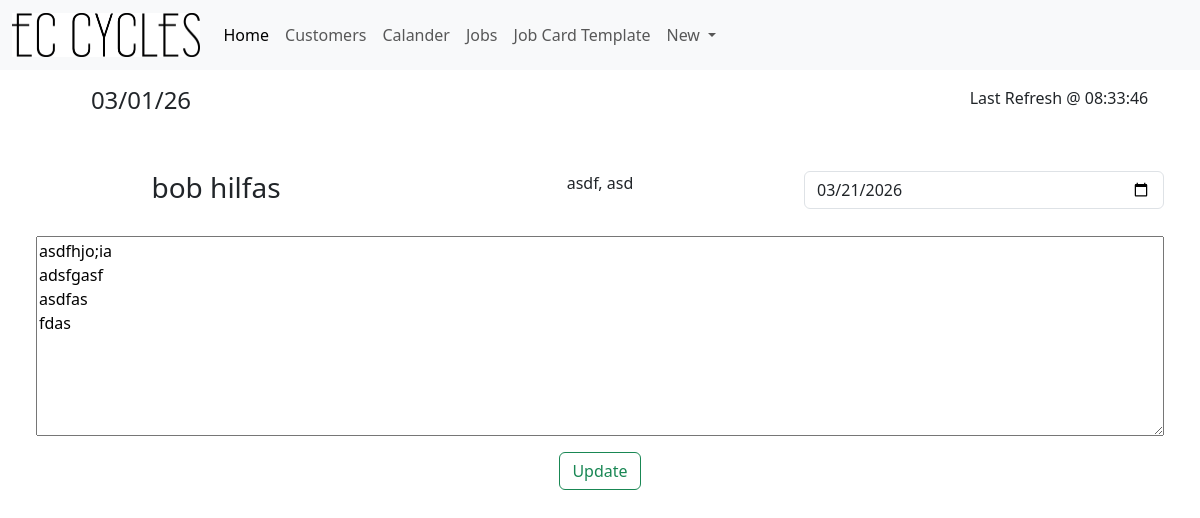
Screenshot of /ViewJobCard/11 with the database file from the repository.
### tables this page shows
CREATE TABLE "Jobs" (
	"JobID"	INTEGER NOT NULL UNIQUE,
	"Cust_ID"	INTEGER NOT NULL,
	"BikeBrand"	TEXT,
	"BikeModel"	TEXT,
	"JobDetails"	TEXT,
	"DueDate"	DATE ,
	PRIMARY KEY("JobID" AUTOINCREMENT)
);

CREATE TABLE "Customers" (
	"Cust_ID"	INTEGER NOT NULL UNIQUE,
	"CustFName"	TEXT NOT NULL,
	"CustLName"	TEXT,
	"CustAddress"	TEXT,
	"CustPNumber"	INTEGER,
	"CustEmail"	INTEGER,
	"CustDetails"	TEXT,
	PRIMARY KEY("Cust_ID" AUTOINCREMENT)
);

### app.py (the view, shortened to what this page needs)
@app.route('/ViewJobCard/<int:id>', methods=['GET', 'POST'] )
def ViewJobCard(id):
   time = time_gen()
   conn = get_db_conn()
   sql = "SELECT jobs.* ,Customers.CustFName,Customers.CustLName FROM Jobs INNER JOIN Customers ON Customers.Cust_ID = Jobs.Cust_ID WHERE JobID=?;"
   JobInfo = conn.execute(sql,(id,)).fetchall()
   return render_template('viewjobcard.html', jobInfo=JobInfo, time=time)

### app.py (called while the page is built)
def time_gen():
    time_dict = {"":""}
    day_info = datetime.datetime.now()
    date = day_info.strftime("%x")
    time = day_info.strftime("%X")
    time_dict["Date"] = date
    time_dict["Time"] = time
    return time_dict

def get_db_conn():
    conn = sqlite3.connect('JobCards.db')
    conn.row_factory = sqlite3.Row
    return conn

### Templates/viewjobcard.html (shortened to what this page needs)
{% extends 'base.html' %}
{% block content %}
<div class="p-5">
   <form method="post">
    <div class="row mb-4 text-center">
      {% for jobInfo in jobInfo %}
        <div class="col-4 themed-grid-col">
            <h3>{{ jobInfo.CustFName }} {{ jobInfo.CustLName }}</h3>
        </div>
        <div class="col-4 themed-grid-col">
            <p>{{ jobInfo.BikeBrand }}, {{ jobInfo.BikeModel }}</p>
        </div>
        <div class="col-4 themed-grid-col">
            <input class="form-control" type="date" value="{{ jobInfo.DueDate }}" name="DueDate" aria-label="Due Date"/>
        </div>
      {% endfor %}
    </div>
  <div class="card-body">
      {% for jobInfo in jobInfo %}
      <textarea name="JobDetails" style="height: 200px;" class="col-12">{{ jobInfo.JobDetails }}</textarea>
      {% endfor %}
  </div>
  <button class="btn btn-outline-success m-3" type="submit">Update</button>
</form>
</div>
{% endblock %}

### rows the page displays
Jobs: CustFName "bob", CustLName "hilfas", BikeBrand "asdf", BikeModel "asd", DueDate "03/21/2026", JobDetails "asdfhjo;ia adsfgasf asdfas fdas"

### other values shown
{{ time["Date"] }} "03/01/26"
{{ time["Time"] }} "08:33:46"
